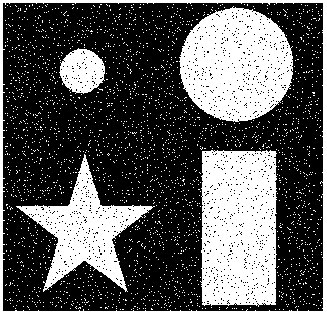
#> input picture 4lab/images/objects.jpg, 327 x 314 px, found by its file name
$ python bwareaopen_matlab_realization.py
#> lines starting #> are read from the running program, lines starting #| are printed output that depends on the picture; after the words box and inside, x2 and y2 are one past the last pixel; in counts of white or black regions, pixels touching at a corner belong together
# bwareaopen(dim) - removes objects in image A containing less than 'dim' pixels

import cv2 as cv


def bwareopen(img, dim, conn=8):
    if img.ndim > 2:
        return None
    # Find all connected components
    num, labels, stats, centers = cv.connectedComponentsWithStats(img, connectivity=conn)
    # Check size of all connected components
    for i in range(num):
        if stats[i, cv.CC_STAT_AREA] < dim:
            img[labels == i] = 0
    return img

# Reading image
img_path = "C:/denFiles/git/technical-vision/4lab/images/"
img_name = "objects.jpg"
img = cv.imread(img_path + img_name, cv.IMREAD_GRAYSCALE)
#> img is the input picture: shape (314, 327); min 0, max 255, mean 89
n_rows, n_cols = img.shape[:2]
#> n_rows = 314; n_cols = 327

# Apply bwareaopen
res_img = bwareopen(img, 150, conn=4)
#> in bwareopen, `num, labels, stats, centers = cv.connectedComponentsWithStats(img, con..`:
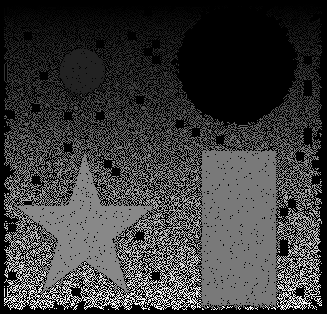
#> labels: shape (314, 327) int32; min 0, max 9441, mean 2224.8; drawn with min black and max white
#> in bwareopen, `num, labels, stats, centers = cv.connectedComponentsWithStats(img, con..`: num = 9442; centers = 9442 pairs, first value 4 to 321, second value 4 to 309
#> after the loop in bwareopen, `for i in range(num):`:
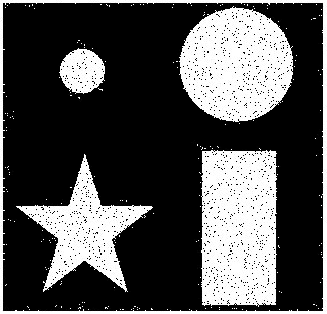
#> img: shape (314, 327); min 0, max 255, mean 80.4

# Show image
cv.imshow("Result", res_img)
cv.waitKey(0)
cv.destroyAllWindows()

$ run again, with 4lab/images/circles.png saved as 4lab/images/objects.jpg
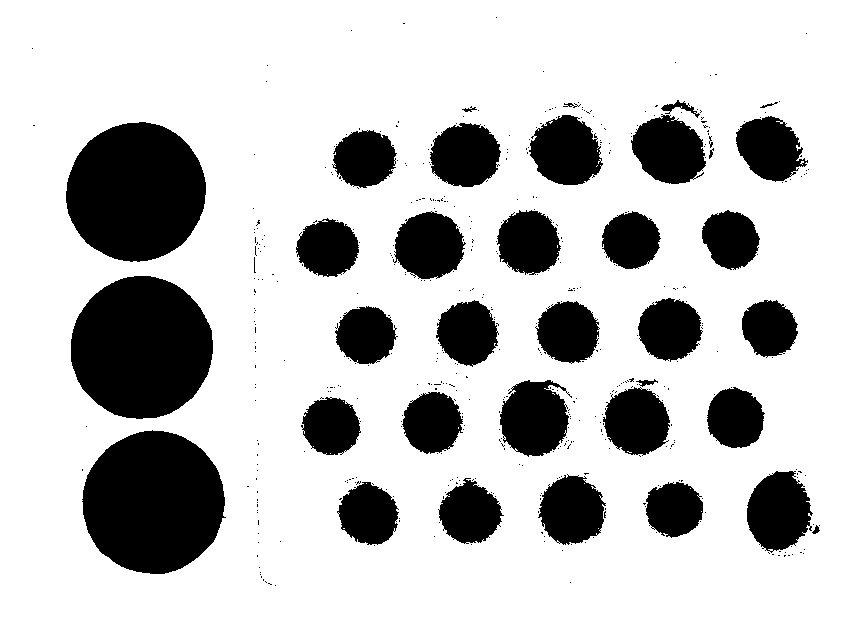
#> input picture 4lab/images/circles.png, 856 x 638 px, found by its file name
#> img is the input picture: shape (638, 856); min 0, max 255, mean 196.8
#> in bwareopen, `num, labels, stats, centers = cv.connectedComponentsWithStats(img, con..`:
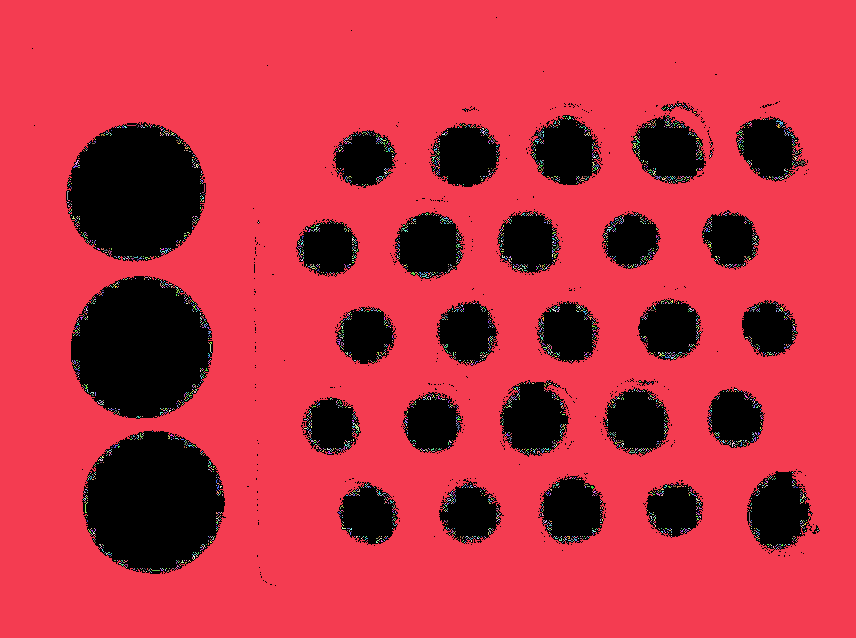
#> labels: shape (638, 856) int32; 4352 distinct labels, from 0 to 4351; one colour per label, 0 black
#> num = 4352; centers = 4352 pairs, first value 67.1 to 817.5, second value 104 to 572

$ run again, with 4lab/images/lines.png saved as 4lab/images/objects.jpg
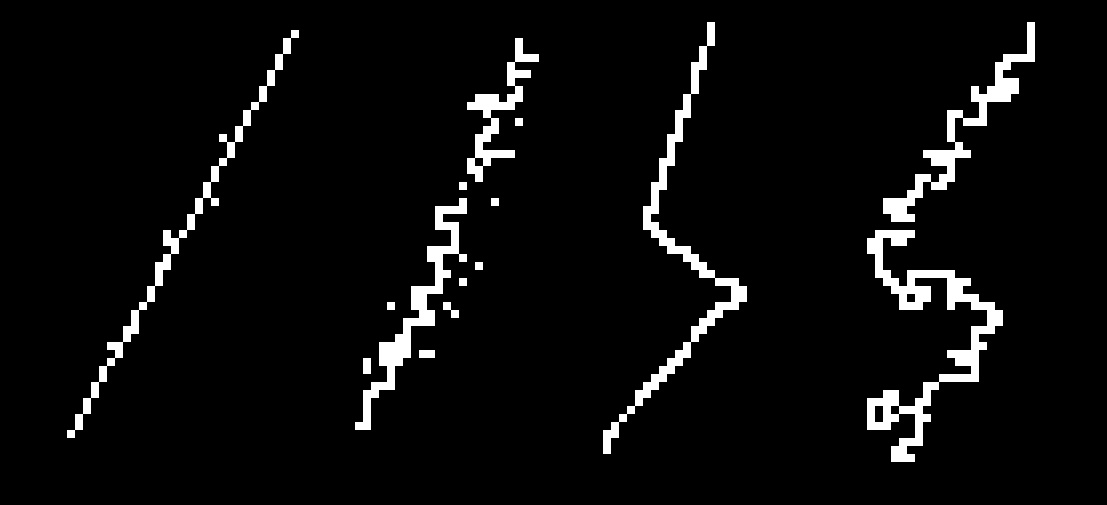
#> input picture 4lab/images/lines.png, 1107 x 505 px, found by its file name
#> img is the input picture: shape (505, 1107); min 0, max 255, mean 12.4
#> in bwareopen, `num, labels, stats, centers = cv.connectedComponentsWithStats(img, con..`:
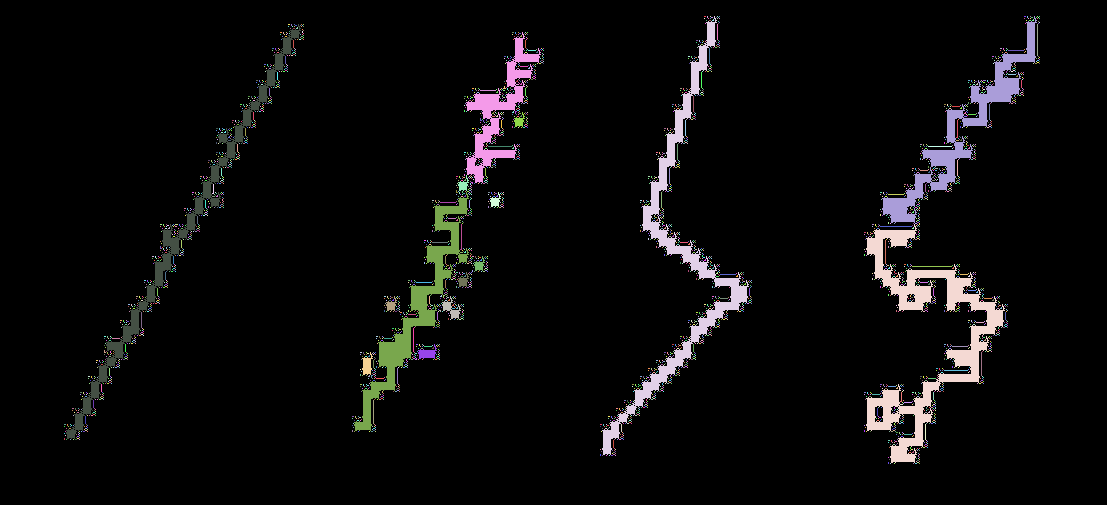
#> labels: shape (505, 1107) int32; 3744 distinct labels, from 0 to 3743; one colour per label, 0 black
#> num = 3744; centers = 3744 pairs, first value 64 to 1039, second value 16 to 463
#> after the loop in bwareopen, `for i in range(num):`:
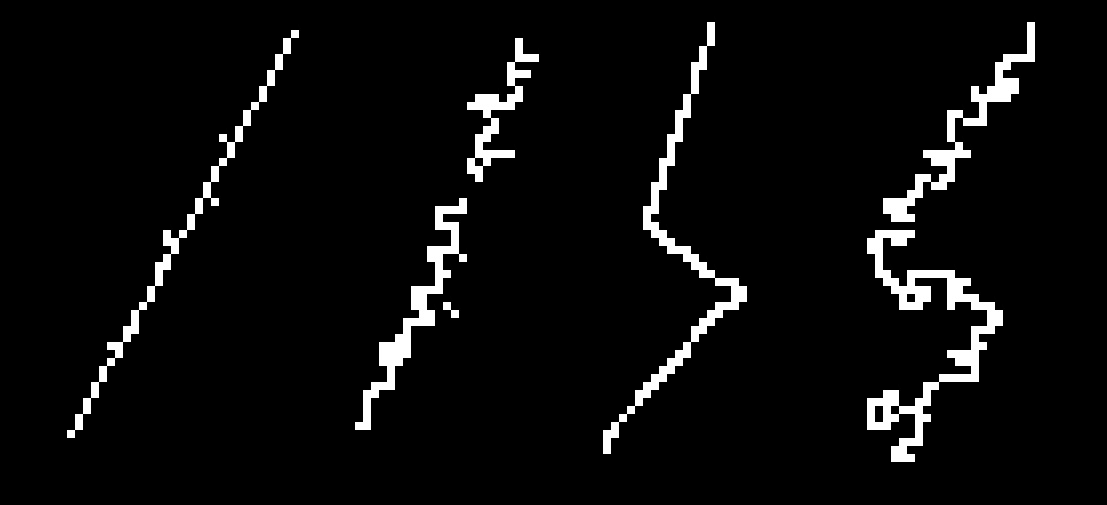
#> img: shape (505, 1107); 1.19% of pixels changed, all inside (x1, y1, x2, y2) = (64, 16, 1040, 464)
